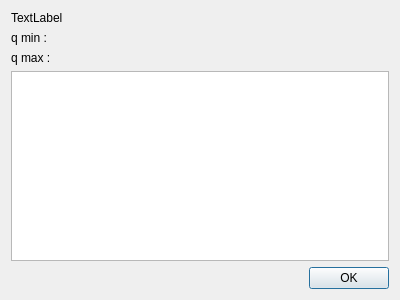
<?xml version="1.0" encoding="UTF-8"?>
<ui version="4.0">
 <class>Dialog</class>
 <widget class="QDialog" name="Dialog">
  <property name="geometry">
   <rect>
    <x>0</x>
    <y>0</y>
    <width>400</width>
    <height>300</height>
   </rect>
  </property>
  <property name="windowTitle">
   <string>Dataset INFO</string>
  </property>
  <layout class="QVBoxLayout" name="verticalLayout">
   <item>
    <widget class="QLabel" name="labelDataset">
     <property name="text">
      <string>TextLabel</string>
     </property>
    </widget>
   </item>
   <item>
    <widget class="QLabel" name="labelQmin">
     <property name="text">
      <string>q min :</string>
     </property>
    </widget>
   </item>
   <item>
    <widget class="QLabel" name="labelQmax">
     <property name="text">
      <string>q max :</string>
     </property>
    </widget>
   </item>
   <item>
    <widget class="QTableWidget" name="tableWidget"/>
   </item>
   <item>
    <widget class="QDialogButtonBox" name="buttonBox">
     <property name="orientation">
      <enum>Qt::Horizontal</enum>
     </property>
     <property name="standardButtons">
      <set>QDialogButtonBox::Ok</set>
     </property>
    </widget>
   </item>
  </layout>
 </widget>
 <resources/>
 <connections>
  <connection>
   <sender>buttonBox</sender>
   <signal>accepted()</signal>
   <receiver>Dialog</receiver>
   <slot>accept()</slot>
   <hints>
    <hint type="sourcelabel">
     <x>248</x>
     <y>254</y>
    </hint>
    <hint type="destinationlabel">
     <x>157</x>
     <y>274</y>
    </hint>
   </hints>
  </connection>
  <connection>
   <sender>buttonBox</sender>
   <signal>rejected()</signal>
   <receiver>Dialog</receiver>
   <slot>reject()</slot>
   <hints>
    <hint type="sourcelabel">
     <x>316</x>
     <y>260</y>
    </hint>
    <hint type="destinationlabel">
     <x>286</x>
     <y>274</y>
    </hint>
   </hints>
  </connection>
 </connections>
</ui>
